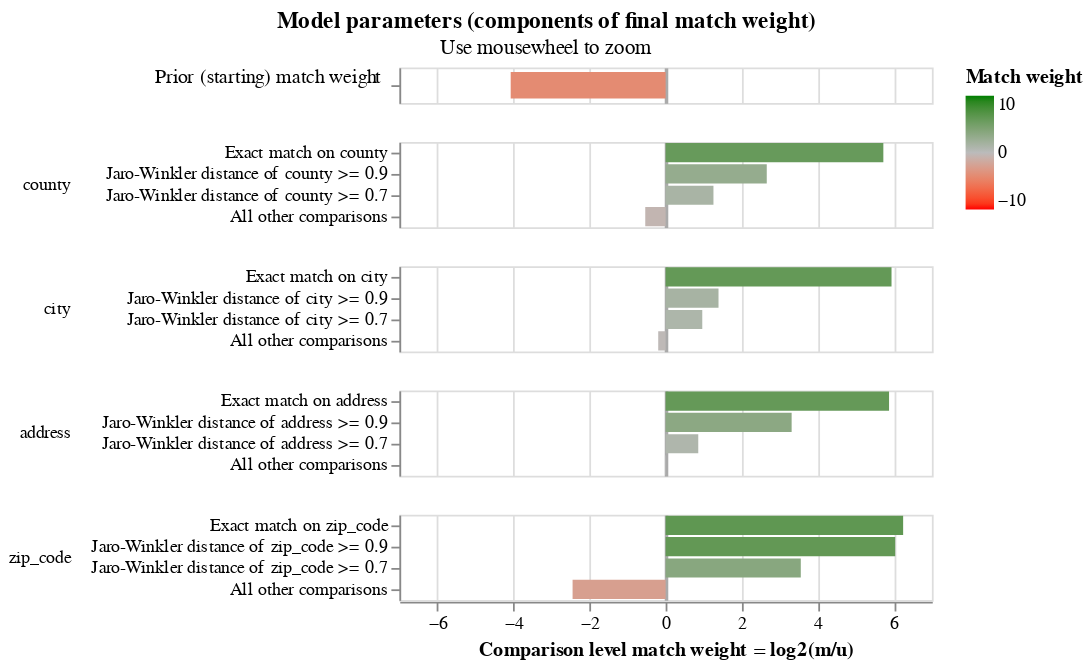

The code cell stored with this chart in its notebook:
### Markdown cell above
### u and m parameters graphs for every property comparison

### Code cell
"""
This graph shows that the model easily found u & m parameters for every property 
except the zip_code property as some records didn't match with the Jaro Winkler Alghorithm
"""

linker.visualisations.match_weights_chart()

### Figure 1 — Vega-Lite specification as saved in the notebook (floating-point values rounded to 4 significant figures)
{"config": {"view": {"continuousWidth": 300, "continuousHeight": 300, "discreteHeight": 60, "discreteWidth": 400}, "header": {"title": null}, "mark": {"tooltip": null}, "title": {"anchor": "middle"}}, "vconcat": [{"mark": {"type": "bar", "clip": true, "height": 15}, "encoding": {"color": {"field": "log2_bayes_factor", "scale": {"domain": [-10, 0, 10], "interpolate": "lab", "range": ["red", "#bbbbbb", "green"]}, "title": "Match weight", "type": "quantitative"}, "tooltip": [{"field": "comparison_name", "title": "Comparison name", "type": "nominal"}, {"field": "probability_two_random_records_match", "format": ".4f", "title": "Probability two random records match", "type": "nominal"}, {"field": "log2_bayes_factor", "format": ",.4f", "title": "Equivalent match weight", "type": "quantitative"}, {"field": "bayes_factor_description", "title": "Match weight description", "type": "nominal"}], "x": {"axis": {"domain": false, "gridColor": {"condition": {"test": "abs(datum.value / 10)  <= 1 & datum.value % 10 === 0", "value": "#aaa"}, "value": "#ddd"}, "gridDash": {"condition": {"test": "abs(datum.value / 10) == 1", "value": [3]}, "value": null}, "gridWidth": {"condition": {"test": "abs(datum.value / 10)  <= 1 & datum.value % 10 === 0", "value": 2}, "value": 1}, "labels": false, "ticks": false, "title": ""}, "field": "log2_bayes_factor", "scale": {"domain": [-7, 7]}, "type": "quantitative"}, "y": {"axis": {"title": "Prior (starting) match weight", "titleAlign": "right", "titleAngle": 0, "titleFontWeight": "normal"}, "field": "label_for_charts", "sort": {"field": "comparison_vector_value", "order": "descending"}, "type": "nominal"}}, "height": 20, "transform": [{"filter": "(datum.comparison_name == 'probability_two_random_records_match')"}]}, {"mark": {"type": "bar", "clip": true}, "encoding": {"color": {"field": "log2_bayes_factor", "scale": {"domain": [-10, 0, 10], "interpolate": "lab", "range": ["red", "#bbbbbb", "green"]}, "title": "Match weight", "type": "quantitative"}, "row": {"field": "comparison_name", "header": {"labelAlign": "left", "labelAnchor": "middle", "labelAngle": 0}, "sort": {"field": "comparison_sort_order"}, "type": "nominal"}, "tooltip": [{"field": "comparison_name", "title": "Comparison name", "type": "nominal"}, {"field": "label_for_charts", "title": "Label", "type": "ordinal"}, {"field": "sql_condition", "title": "SQL condition", "type": "nominal"}, {"field": "m_probability", "format": ".10~g", "title": "M probability", "type": "quantitative"}, {"field": "u_probability", "format": ".10~g", "title": "U probability", "type": "quantitative"}, {"field": "bayes_factor", "format": ",.6f", "title": "Bayes factor = m/u", "type": "quantitative"}, {"field": "log2_bayes_factor", "format": ".4~g", "title": "Match weight = log2(m/u)", "type": "quantitative"}, {"field": "bayes_factor_description", "title": "Match weight description", "type": "nominal"}, {"field": "m_probability_description", "title": "m probability description", "type": "nominal"}, {"field": "u_probability_description", "title": "u probability description", "type": "nominal"}], "x": {"axis": {"gridColor": {"condition": {"test": "abs(datum.value / 10)  <= 1 & datum.value % 10 === 0", "value": "#aaa"}, "value": "#ddd"}, "gridDash": {"condition": {"test": "abs(datum.value / 10) == 1", "value": [3]}, "value": null}, "gridWidth": {"condition": {"test": "abs(datum.value / 10)  <= 1 & datum.value % 10 === 0", "value": 2}, "value": 1}, "title": "Comparison level match weight = log2(m/u)"}, "field": "log2_bayes_factor", "scale": {"domain": [-7, 7]}, "type": "quantitative"}, "y": {"axis": {"title": null}, "field": "label_for_charts", "sort": {"field": "comparison_vector_value", "order": "descending"}, "type": "nominal"}}, "height": {"step": 12}, "resolve": {"axis": {"y": "independent"}, "scale": {"y": "independent"}}, "transform": [{"filter": "(datum.comparison_name != 'probability_two_random_records_match')"}]}], "data": {"name": "data-c51fef44289b53fd1ff7e69abd59cbbd"}, "params": [{"name": "mouse_zoom", "select": {"type": "interval", "encodings": ["x"]}, "bind": "scales", "views": []}], "resolve": {"axis": {"y": "independent"}, "scale": {"y": "independent"}}, "title": {"text": "Model parameters (components of final match weight)", "subtitle": "Use mousewheel to zoom"}, "$schema": "https://vega.github.io/schema/vega-lite/v5.9.3.json", "datasets": {"data-c51fef44289b53fd1ff7e69abd59cbbd": [{"comparison_name": "probability_two_random_records_match", "sql_condition": null, "label_for_charts": "", "m_probability": null, "u_probability": null, "m_probability_description": null, "u_probability_description": null, "has_tf_adjustments": false, "tf_adjustment_column": null, "tf_adjustment_weight": null, "is_null_level": false, "bayes_factor": 0.0594, "log2_bayes_factor": -4.073, "comparison_vector_value": 0, "max_comparison_vector_value": 0, "bayes_factor_description": "The probability that two random records drawn at random match is 0.056 or one in  17.8 records.This is equivalent to a starting match weight of -4.073.", "probability_two_random_records_match": 0.05607, "comparison_sort_order": -1}, {"comparison_name": "county", "sql_condition": "\"county_l\" = \"county_r\"", "label_for_charts": "Exact match on county", "m_probability": 0.2897, "u_probability": 0.005481, "m_probability_description": "Amongst matching record comparisons, 28.97% of records (i.e. one in 3.452) are in the exact match on county comparison level", "u_probability_description": "Amongst non-matching record comparisons, 0.5481% of records (i.e. one in 182) are in the exact match on county comparison level", "has_tf_adjustments": false, "tf_adjustment_column": null, "tf_adjustment_weight": 1.0, "is_null_level": false, "bayes_factor": 52.86, "log2_bayes_factor": 5.724, "comparison_vector_value": 3, "max_comparison_vector_value": 3, "bayes_factor_description": "If comparison level is `exact match on county` then comparison is 52.86 times more likely to be a match", "probability_two_random_records_match": 0.05607, "comparison_sort_order": 0}, {"comparison_name": "county", "sql_condition": "jaro_winkler_similarity(\"county_l\", \"county_r\") >= 0.9", "label_for_charts": "Jaro-Winkler distance of county >= 0.9", "m_probability": 0.003953, "u_probability": 0.0006259, "m_probability_description": "Amongst matching record comparisons, 0.3953% of records (i.e. one in 253) are in the jaro-winkler distance of county >= 0.9 comparison level", "u_probability_description": "Amongst non-matching record comparisons, 0.06259% of records (i.e. one in 1,598) are in the jaro-winkler distance of county >= 0.9 comparison level", "has_tf_adjustments": false, "tf_adjustment_column": null, "tf_adjustment_weight": 1.0, "is_null_level": false, "bayes_factor": 6.316, "log2_bayes_factor": 2.659, "comparison_vector_value": 2, "max_comparison_vector_value": 3, "bayes_factor_description": "If comparison level is `jaro-winkler distance of county >= 0.9` then comparison is 6.316 times more likely to be a match", "probability_two_random_records_match": 0.05607, "comparison_sort_order": 0}, {"comparison_name": "county", "sql_condition": "jaro_winkler_similarity(\"county_l\", \"county_r\") >= 0.7", "label_for_charts": "Jaro-Winkler distance of county >= 0.7", "m_probability": 0.02896, "u_probability": 0.01211, "m_probability_description": "Amongst matching record comparisons, 2.896% of records (i.e. one in 34.53) are in the jaro-winkler distance of county >= 0.7 comparison level", "u_probability_description": "Amongst non-matching record comparisons, 1.211% of records (i.e. one in 82.55) are in the jaro-winkler distance of county >= 0.7 comparison level", "has_tf_adjustments": false, "tf_adjustment_column": null, "tf_adjustment_weight": 1.0, "is_null_level": false, "bayes_factor": 2.391, "log2_bayes_factor": 1.258, "comparison_vector_value": 1, "max_comparison_vector_value": 3, "bayes_factor_description": "If comparison level is `jaro-winkler distance of county >= 0.7` then comparison is 2.391 times more likely to be a match", "probability_two_random_records_match": 0.05607, "comparison_sort_order": 0}, {"comparison_name": "county", "sql_condition": "ELSE", "label_for_charts": "All other comparisons", "m_probability": 0.6774, "u_probability": 0.9818, "m_probability_description": "Amongst matching record comparisons, 67.74% of records (i.e. one in 1.476) are in the all other comparisons comparison level", "u_probability_description": "Amongst non-matching record comparisons, 98.18% of records (i.e. one in 1.019) are in the all other comparisons comparison level", "has_tf_adjustments": false, "tf_adjustment_column": null, "tf_adjustment_weight": 1.0, "is_null_level": false, "bayes_factor": 0.6899, "log2_bayes_factor": -0.5355, "comparison_vector_value": 0, "max_comparison_vector_value": 3, "bayes_factor_description": "If comparison level is `all other comparisons` then comparison is 1.449 times less likely to be a match", "probability_two_random_records_match": 0.05607, "comparison_sort_order": 0}, {"comparison_name": "city", "sql_condition": "\"city_l\" = \"city_r\"", "label_for_charts": "Exact match on city", "m_probability": 0.1126, "u_probability": 0.001835, "m_probability_description": "Amongst matching record comparisons, 11.26% of records (i.e. one in 8.882) are in the exact match on city comparison level", "u_probability_description": "Amongst non-matching record comparisons, 0.1835% of records (i.e. one in 545) are in the exact match on city comparison level", "has_tf_adjustments": false, "tf_adjustment_column": null, "tf_adjustment_weight": 1.0, "is_null_level": false, "bayes_factor": 61.35, "log2_bayes_factor": 5.939, "comparison_vector_value": 3, "max_comparison_vector_value": 3, "bayes_factor_description": "If comparison level is `exact match on city` then comparison is 61.35 times more likely to be a match", "probability_two_random_records_match": 0.05607, "comparison_sort_order": 1}, {"comparison_name": "city", "sql_condition": "jaro_winkler_similarity(\"city_l\", \"city_r\") >= 0.9", "label_for_charts": "Jaro-Winkler distance of city >= 0.9", "m_probability": 0.0008816, "u_probability": 0.0003363, "m_probability_description": "Amongst matching record comparisons, 0.08816% of records (i.e. one in 1,134) are in the jaro-winkler distance of city >= 0.9 comparison level", "u_probability_description": "Amongst non-matching record comparisons, 0.03363% of records (i.e. one in 2,973) are in the jaro-winkler distance of city >= 0.9 comparison level", "has_tf_adjustments": false, "tf_adjustment_column": null, "tf_adjustment_weight": 1.0, "is_null_level": false, "bayes_factor": 2.621, "log2_bayes_factor": 1.39, "comparison_vector_value": 2, "max_comparison_vector_value": 3, "bayes_factor_description": "If comparison level is `jaro-winkler distance of city >= 0.9` then comparison is 2.621 times more likely to be a match", "probability_two_random_records_match": 0.05607, "comparison_sort_order": 1}, {"comparison_name": "city", "sql_condition": "jaro_winkler_similarity(\"city_l\", \"city_r\") >= 0.7", "label_for_charts": "Jaro-Winkler distance of city >= 0.7", "m_probability": 0.02651, "u_probability": 0.0136, "m_probability_description": "Amongst matching record comparisons, 2.651% of records (i.e. one in 37.72) are in the jaro-winkler distance of city >= 0.7 comparison level", "u_probability_description": "Amongst non-matching record comparisons, 1.36% of records (i.e. one in 73.55) are in the jaro-winkler distance of city >= 0.7 comparison level", "has_tf_adjustments": false, "tf_adjustment_column": null, "tf_adjustment_weight": 1.0, "is_null_level": false, "bayes_factor": 1.95, "log2_bayes_factor": 0.9636, "comparison_vector_value": 1, "max_comparison_vector_value": 3, "bayes_factor_description": "If comparison level is `jaro-winkler distance of city >= 0.7` then comparison is 1.95 times more likely to be a match", "probability_two_random_records_match": 0.05607, "comparison_sort_order": 1}, {"comparison_name": "city", "sql_condition": "ELSE", "label_for_charts": "All other comparisons", "m_probability": 0.86, "u_probability": 0.9842, "m_probability_description": "Amongst matching record comparisons, 86% of records (i.e. one in 1.163) are in the all other comparisons comparison level", "u_probability_description": "Amongst non-matching record comparisons, 98.42% of records (i.e. one in 1.016) are in the all other comparisons comparison level", "has_tf_adjustments": false, "tf_adjustment_column": null, "tf_adjustment_weight": 1.0, "is_null_level": false, "bayes_factor": 0.8738, "log2_bayes_factor": -0.1946, "comparison_vector_value": 0, "max_comparison_vector_value": 3, "bayes_factor_description": "If comparison level is `all other comparisons` then comparison is 1.144 times less likely to be a match", "probability_two_random_records_match": 0.05607, "comparison_sort_order": 1}, {"comparison_name": "address", "sql_condition": "\"address_l\" = \"address_r\"", "label_for_charts": "Exact match on address", "m_probability": 0.0003044, "u_probability": 5.19e-06, "m_probability_description": "Amongst matching record comparisons, 0.03044% of records (i.e. one in 3,285) are in the exact match on address comparison level", "u_probability_description": "Amongst non-matching record comparisons, 0.000519% of records (i.e. one in 192,677) are in the exact match on address comparison level", "has_tf_adjustments": false, "tf_adjustment_column": null, "tf_adjustment_weight": 1.0, "is_null_level": false, "bayes_factor": 58.65, "log2_bayes_factor": 5.874, "comparison_vector_value": 3, "max_comparison_vector_value": 3, "bayes_factor_description": "If comparison level is `exact match on address` then comparison is 58.65 times more likely to be a match", "probability_two_random_records_match": 0.05607, "comparison_sort_order": 2}, {"comparison_name": "address", "sql_condition": "jaro_winkler_similarity(\"address_l\", \"address_r\") >= 0.9", "label_for_charts": "Jaro-Winkler distance of address >= 0.9", "m_probability": 0.001558, "u_probability": 0.0001567, "m_probability_description": "Amongst matching record comparisons, 0.1558% of records (i.e. one in 642) are in the jaro-winkler distance of address >= 0.9 comparison level", "u_probability_description": "Amongst non-matching record comparisons, 0.01567% of records (i.e. one in 6,380) are in the jaro-winkler distance of address >= 0.9 comparison level", "has_tf_adjustments": false, "tf_adjustment_column": null, "tf_adjustment_weight": 1.0, "is_null_level": false, "bayes_factor": 9.938, "log2_bayes_factor": 3.313, "comparison_vector_value": 2, "max_comparison_vector_value": 3, "bayes_factor_description": "If comparison level is `jaro-winkler distance of address >= 0.9` then comparison is 9.938 times more likely to be a match", "probability_two_random_records_match": 0.05607, "comparison_sort_order": 2}, {"comparison_name": "address", "sql_condition": "jaro_winkler_similarity(\"address_l\", \"address_r\") >= 0.7", "label_for_charts": "Jaro-Winkler distance of address >= 0.7", "m_probability": 0.02366, "u_probability": 0.01305, "m_probability_description": "Amongst matching record comparisons, 2.366% of records (i.e. one in 42.27) are in the jaro-winkler distance of address >= 0.7 comparison level", "u_probability_description": "Amongst non-matching record comparisons, 1.305% of records (i.e. one in 76.63) are in the jaro-winkler distance of address >= 0.7 comparison level", "has_tf_adjustments": false, "tf_adjustment_column": null, "tf_adjustment_weight": 1.0, "is_null_level": false, "bayes_factor": 1.813, "log2_bayes_factor": 0.8583, "comparison_vector_value": 1, "max_comparison_vector_value": 3, "bayes_factor_description": "If comparison level is `jaro-winkler distance of address >= 0.7` then comparison is 1.813 times more likely to be a match", "probability_two_random_records_match": 0.05607, "comparison_sort_order": 2}, {"comparison_name": "address", "sql_condition": "ELSE", "label_for_charts": "All other comparisons", "m_probability": 0.9745, "u_probability": 0.9868, "m_probability_description": "Amongst matching record comparisons, 97.45% of records (i.e. one in 1.026) are in the all other comparisons comparison level", "u_probability_description": "Amongst non-matching record comparisons, 98.68% of records (i.e. one in 1.013) are in the all other comparisons comparison level", "has_tf_adjustments": false, "tf_adjustment_column": null, "tf_adjustment_weight": 1.0, "is_null_level": false, "bayes_factor": 0.9875, "log2_bayes_factor": -0.01811, "comparison_vector_value": 0, "max_comparison_vector_value": 3, "bayes_factor_description": "If comparison level is `all other comparisons` then comparison is 1.013 times less likely to be a match", "probability_two_random_records_match": 0.05607, "comparison_sort_order": 2}, {"comparison_name": "zip_code", "sql_condition": "\"zip_code_l\" = \"zip_code_r\"", "label_for_charts": "Exact match on zip_code", "m_probability": 0.01377, "u_probability": 0.0001817, "m_probability_description": "Amongst matching record comparisons, 1.377% of records (i.e. one in 72.61) are in the exact match on zip_code comparison level", "u_probability_description": "Amongst non-matching record comparisons, 0.01817% of records (i.e. one in 5,505) are in the exact match on zip_code comparison level", "has_tf_adjustments": false, "tf_adjustment_column": null, "tf_adjustment_weight": 1.0, "is_null_level": false, "bayes_factor": 75.82, "log2_bayes_factor": 6.244, "comparison_vector_value": 3, "max_comparison_vector_value": 3, "bayes_factor_description": "If comparison level is `exact match on zip_code` then comparison is 75.82 times more likely to be a match", "probability_two_random_records_match": 0.05607, "comparison_sort_order": 3}, {"comparison_name": "zip_code", "sql_condition": "jaro_winkler_similarity(\"zip_code_l\", \"zip_code_r\") >= 0.9", "label_for_charts": "Jaro-Winkler distance of zip_code >= 0.9", "m_probability": 0.08519, "u_probability": 0.001299, "m_probability_description": "Amongst matching record comparisons, 8.519% of records (i.e. one in 11.74) are in the jaro-winkler distance of zip_code >= 0.9 comparison level", "u_probability_description": "Amongst non-matching record comparisons, 0.1299% of records (i.e. one in 770) are in the jaro-winkler distance of zip_code >= 0.9 comparison level", "has_tf_adjustments": false, "tf_adjustment_column": null, "tf_adjustment_weight": 1.0, "is_null_level": false, "bayes_factor": 65.61, "log2_bayes_factor": 6.036, "comparison_vector_value": 2, "max_comparison_vector_value": 3, "bayes_factor_description": "If comparison level is `jaro-winkler distance of zip_code >= 0.9` then comparison is 65.61 times more likely to be a match", "probability_two_random_records_match": 0.05607, "comparison_sort_order": 3}, {"comparison_name": "zip_code", "sql_condition": "jaro_winkler_similarity(\"zip_code_l\", \"zip_code_r\") >= 0.7", "label_for_charts": "Jaro-Winkler distance of zip_code >= 0.7", "m_probability": 0.7292, "u_probability": 0.0621, "m_probability_description": "Amongst matching record comparisons, 72.92% of records (i.e. one in 1.371) are in the jaro-winkler distance of zip_code >= 0.7 comparison level", "u_probability_description": "Amongst non-matching record comparisons, 6.21% of records (i.e. one in 16.1) are in the jaro-winkler distance of zip_code >= 0.7 comparison level", "has_tf_adjustments": false, "tf_adjustment_column": null, "tf_adjustment_weight": 1.0, "is_null_level": false, "bayes_factor": 11.74, "log2_bayes_factor": 3.554, "comparison_vector_value": 1, "max_comparison_vector_value": 3, "bayes_factor_description": "If comparison level is `jaro-winkler distance of zip_code >= 0.7` then comparison is 11.74 times more likely to be a match", "probability_two_random_records_match": 0.05607, "comparison_sort_order": 3}, {"comparison_name": "zip_code", "sql_condition": "ELSE", "label_for_charts": "All other comparisons", "m_probability": 0.1718, "u_probability": 0.9364, "m_probability_description": "Amongst matching record comparisons, 17.18% of records (i.e. one in 5.819) are in the all other comparisons comparison level", "u_probability_description": "Amongst non-matching record comparisons, 93.64% of records (i.e. one in 1.068) are in the all other comparisons comparison level", "has_tf_adjustments": false, "tf_adjustment_column": null, "tf_adjustment_weight": 1.0, "is_null_level": false, "bayes_factor": 0.1835, "log2_bayes_factor": -2.446, "comparison_vector_value": 0, "max_comparison_vector_value": 3, "bayes_factor_description": "If comparison level is `all other comparisons` then comparison is 5.449 times less likely to be a match", "probability_two_random_records_match": 0.05607, "comparison_sort_order": 3}]}}
